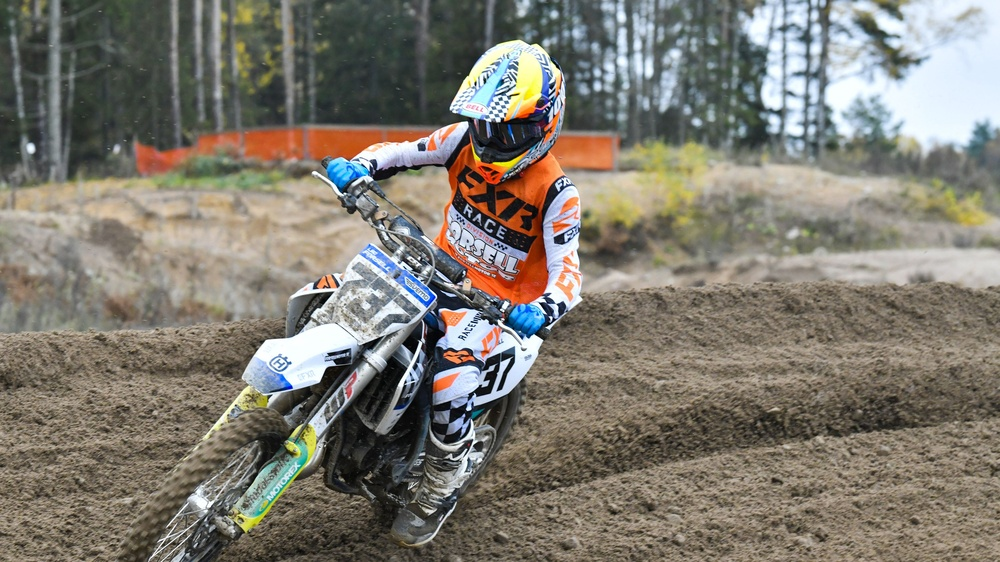
//> input picture input2160p.jpg, 1000 x 562 px, shrunk from 3840 x 2160 before the run
$ ./pplab4msv   (built with g++ and OpenCV 4)
//> lines starting //> are read from the running program, lines starting //| are printed output that depends on the picture
#include <iostream>
#include "opencv2/opencv.hpp"
#include "omp.h"
#include <iostream>
#include <fstream>

using namespace std;
using namespace cv;

Mat kernel =
(Mat_<double>(3, 3) <<
    -1.0, -1.0, -1.0,
    -1.0, 9.0, -1.0,
    -1.0, -1.0, -1.0);

int clip(int value) {
    if (value >= 255)
        return 255;
    else if (value <= 0)
        return 0;
    else
        return value;
}

Mat sharpen_img(Mat& input) {
    Mat output = input.clone();
    Mat image = input;
    Mat processed_image[3] =
    { Mat::zeros(image.size(), CV_8UC1), Mat::zeros(image.size(), CV_8UC1), Mat::zeros(image.size(), CV_8UC1) };

    int offset = 1;

    // Сплит каналов
    Mat split_channels[3];
    split(image, split_channels);


    // Основной цикл
    for (int r = offset; r < image.rows - offset; r++) {
        for (int c = offset; c < image.cols - offset; c++) {
            double rgb[3] = { 0, 0, 0 };
            for (int x = 0; x < kernel.rows; x++) {
                for (int y = 0; y < kernel.cols; y++) {
                    int rn = r + x - offset;
                    int cn = c + y - offset;
                    rgb[0] += split_channels[0].at<uint8_t>(rn, cn) * kernel.at<double>(x, y);
                    rgb[1] += split_channels[1].at<uint8_t>(rn, cn) * kernel.at<double>(x, y);
                    rgb[2] += split_channels[2].at<uint8_t>(rn, cn) * kernel.at<double>(x, y);
                }
            }
            processed_image[0].at<uint8_t>(r, c) = clip((int)(rgb[0]));
            processed_image[1].at<uint8_t>(r, c) = clip((int)(rgb[1]));
            processed_image[2].at<uint8_t>(r, c) = clip((int)(rgb[2]));
        }
    }

    //Объединмяем каналы
    merge(processed_image, 3, output);
    return output;
}

Mat sharpen_img_omp(Mat& input) {
    Mat output = input.clone();
    Mat image = input;
    int size = 3;
    Mat processed_image[3] = { Mat::zeros(Size(image.cols + size * 2, image.rows + size * 2), CV_8UC1),
                              Mat::zeros(Size(image.cols + size * 2, image.rows + size * 2), CV_8UC1),
                              Mat::zeros(Size(image.cols + size * 2, image.rows + size * 2), CV_8UC1) };
    Mat extended_image;

    //Рамка
    copyMakeBorder(image, extended_image, size, size, size, size, BORDER_REFLECT);

    int offset = 1;

    // Сплит каналов
    Mat split_channels[3];
    split(extended_image, split_channels);

    // параллельная часть
    #pragma omp parallel for shared(extended_image)
    for (int r = offset; r < extended_image.rows - offset; r++) {
        for (int c = offset; c < extended_image.cols - offset; c++) {
            double rgb[3] = { 0, 0, 0 };
            for (int x = 0; x < kernel.rows; x++) {
                for (int y = 0; y < kernel.cols; y++) {
                    int rn = r + x - offset;
                    int cn = c + y - offset;
                    rgb[0] += split_channels[0].at<uint8_t>(rn, cn) * kernel.at<double>(x, y);
                    rgb[1] += split_channels[1].at<uint8_t>(rn, cn) * kernel.at<double>(x, y);
                    rgb[2] += split_channels[2].at<uint8_t>(rn, cn) * kernel.at<double>(x, y);
                }
            }
            processed_image[0].at<uint8_t>(r, c) = clip((int)(rgb[0]));
            processed_image[1].at<uint8_t>(r, c) = clip((int)(rgb[1]));
            processed_image[2].at<uint8_t>(r, c) = clip((int)(rgb[2]));
        }
        //cout << omp_get_thread_num() << "\n";
    }

    // Объединяем каналы
    merge(processed_image, 3, output);
    // Сокращаем до начальных если размеры изменились
    return output(Rect(size, size, image.cols, image.rows));
}

int main() {
    string fileName = "input2160p.jpg";
    ofstream fileOutput = ofstream("output.txt");

    omp_set_num_threads(4);
    Mat image = imread(fileName);
//> image is the input picture: 562 rows x 1000 cols, CV_8UC3; mean B, G, R 112.5, 122.6, 127.2

    auto time1 = clock();
    Mat processedImage = sharpen_img_omp(image);
//> after the loop in sharpen_img_omp, `for (int r = offset; r < extended_image.rows - offset; r++)`:
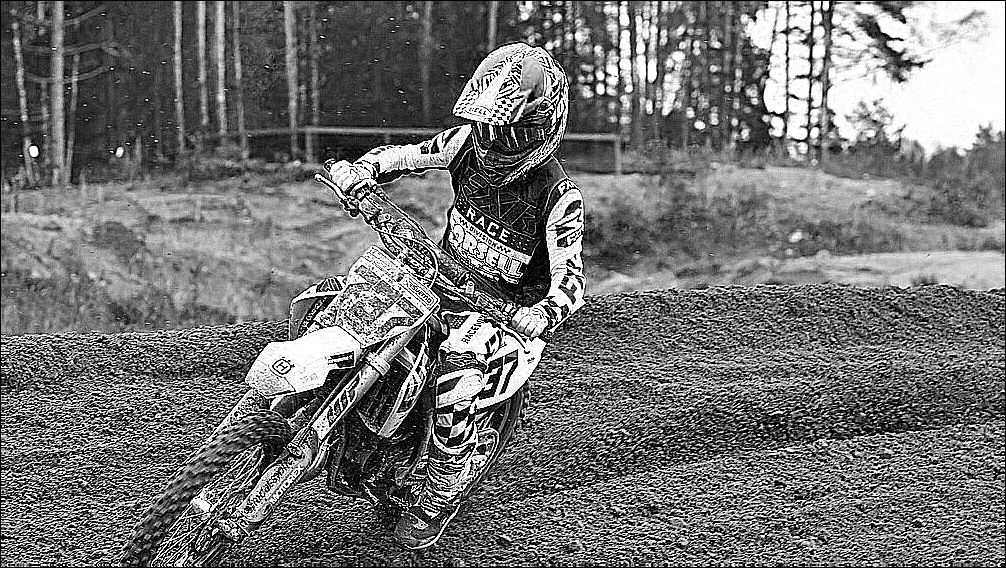
//> processed_image[0]: 568 rows x 1006 cols, CV_8UC1; min 0, max 255, mean 114.9
//> after the loop in sharpen_img_omp, `for (int r = offset; r < extended_image.rows - offset; r++)`:
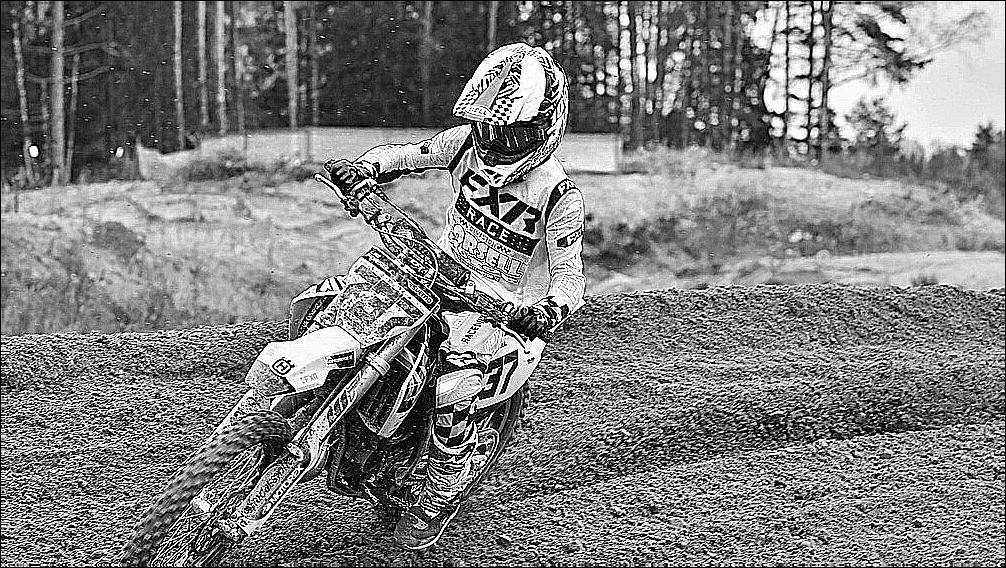
//> processed_image[2]: 568 rows x 1006 cols, CV_8UC1; min 0, max 255, mean 127.5
    cout << "Time = " << (static_cast<double>(clock()) - time1) << " ms" << endl;

    auto time2 = clock();
    Mat processedImage1 = sharpen_img(image);
//> in sharpen_img, `split(image, split_channels);`:
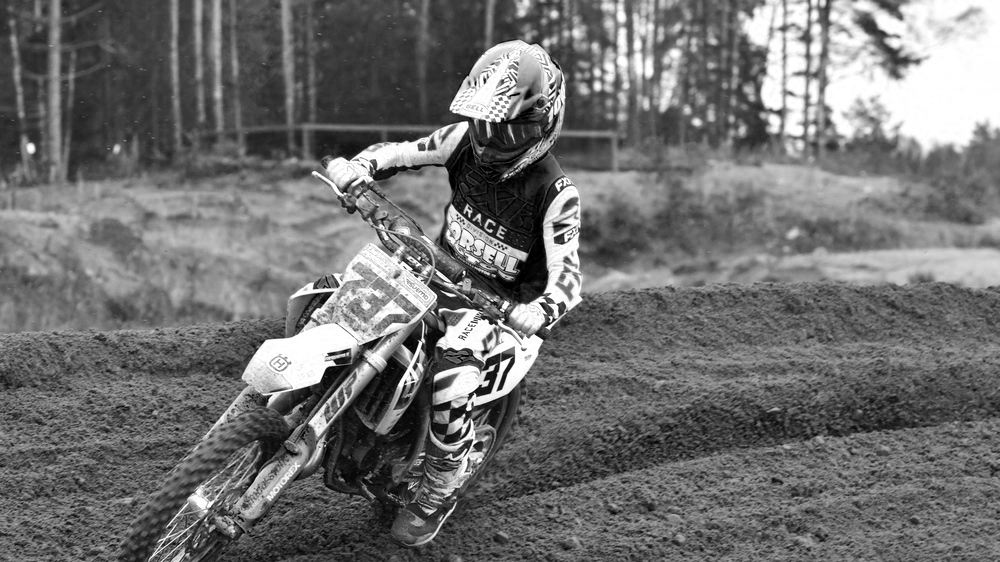
//> split_channels[0]: 562 rows x 1000 cols, CV_8UC1; min 0, max 255, mean 112.5
//> in sharpen_img, `split(image, split_channels);`:
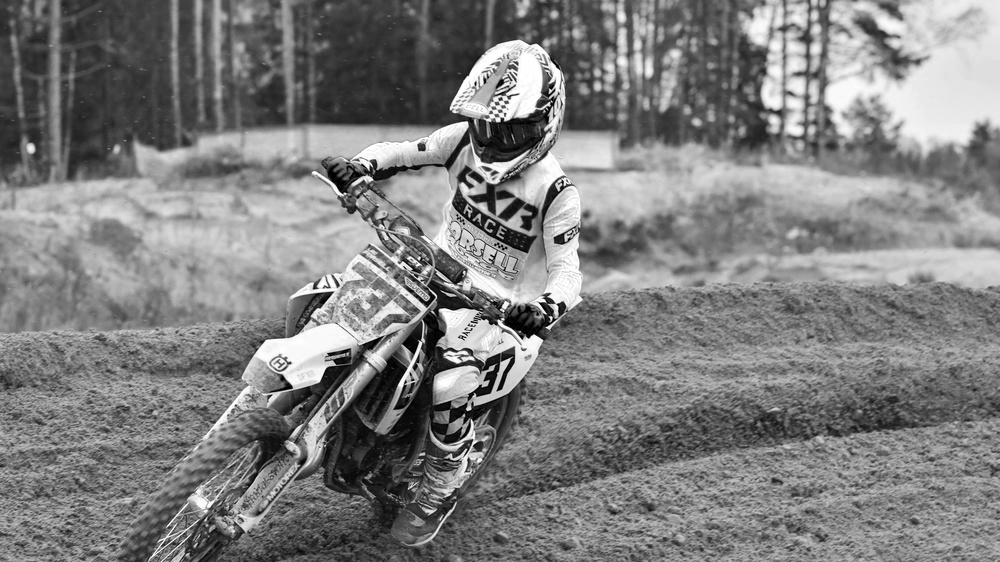
//> split_channels[2]: 562 rows x 1000 cols, CV_8UC1; min 0, max 255, mean 127.2
//> after the loop in sharpen_img, `for (int r = offset; r < image.rows - offset; r++)`:
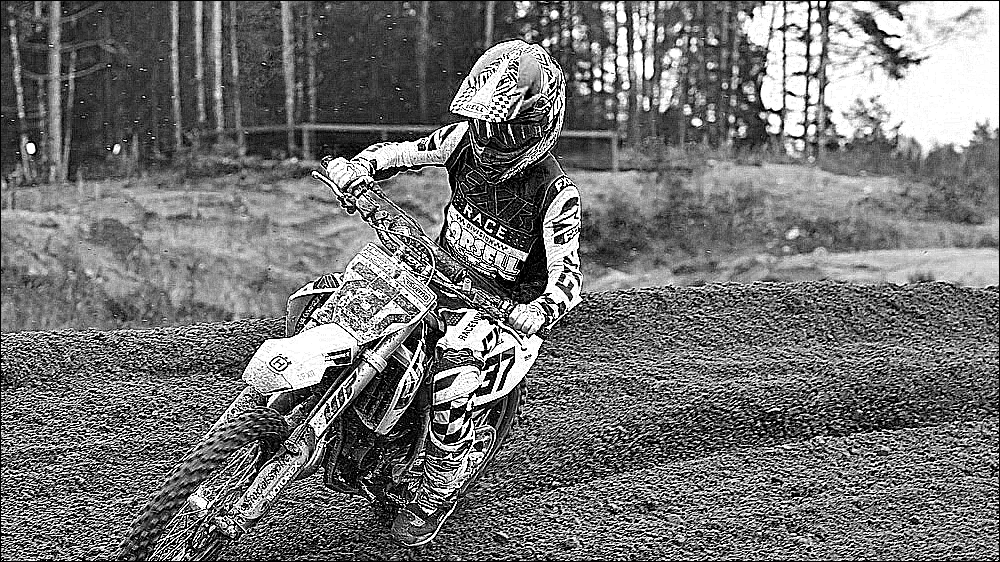
//> processed_image[0]: 562 rows x 1000 cols, CV_8UC1; min 0, max 255, mean 114.9
//> after the loop in sharpen_img, `for (int r = offset; r < image.rows - offset; r++)`:
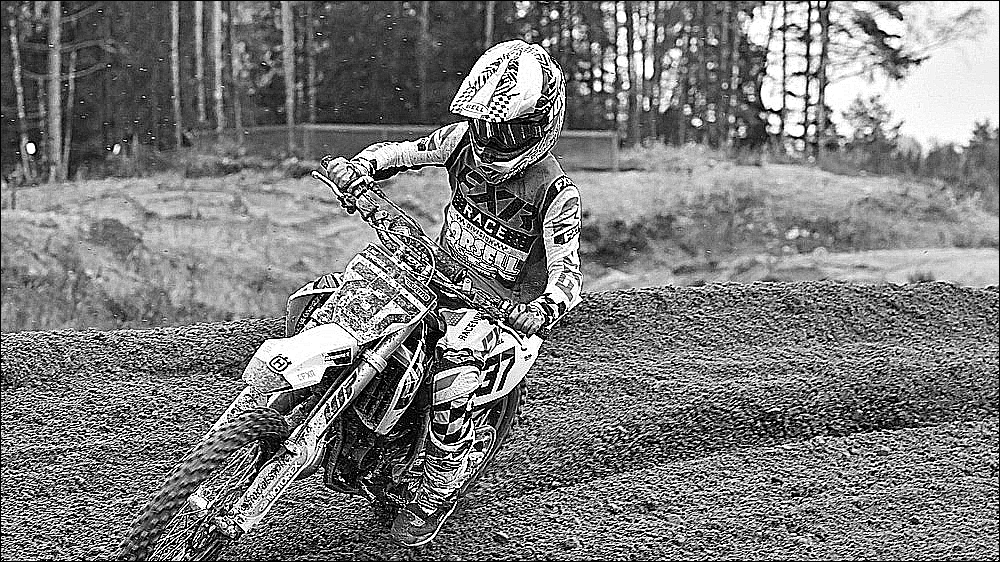
//> processed_image[1]: 562 rows x 1000 cols, CV_8UC1; min 0, max 255, mean 123.8
//> after the loop in sharpen_img, `for (int r = offset; r < image.rows - offset; r++)`:
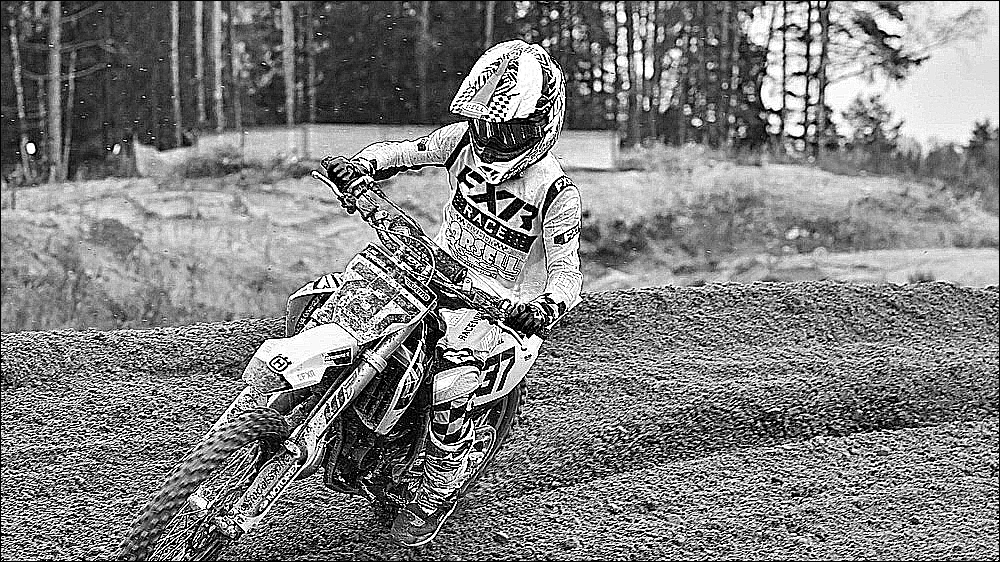
//> processed_image[2]: 562 rows x 1000 cols, CV_8UC1; min 0, max 255, mean 127.6
    cout << "Time = " << (static_cast<double>(clock()) - time2) << " ms" << endl;

    imwrite(fileName + "_sharp.jpg", processedImage);
    imwrite(fileName + "_sharp1.jpg", processedImage1);

    return 0;
}

$ run again, with input240p.jpg copied over input2160p.jpg
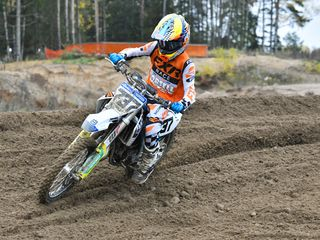
//> input picture input240p.jpg, 320 x 240 px
//> image is the input picture: 240 rows x 320 cols, CV_8UC3; mean B, G, R 108.1, 119.8, 126
//> after the loop in sharpen_img, `for (int r = offset; r < image.rows - offset; r++)`:
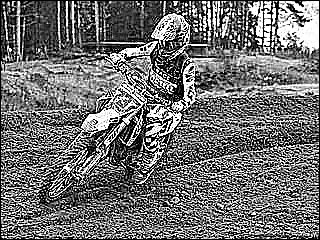
//> processed_image[0]: 240 rows x 320 cols, CV_8UC1; min 0, max 255, mean 111.8
//> after the loop in sharpen_img, `for (int r = offset; r < image.rows - offset; r++)`:
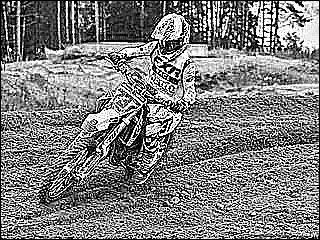
//> processed_image[2]: 240 rows x 320 cols, CV_8UC1; min 0, max 255, mean 125.2
